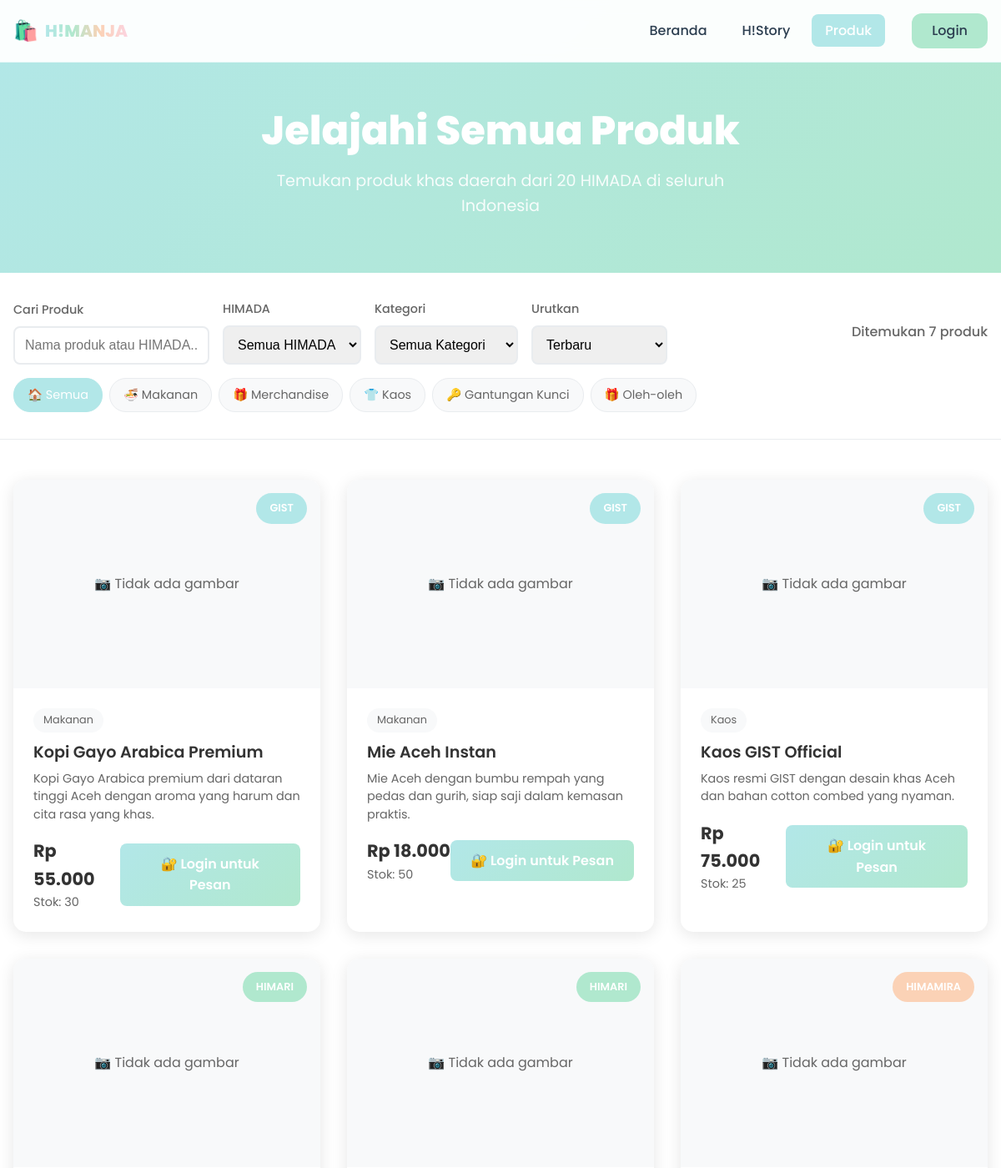
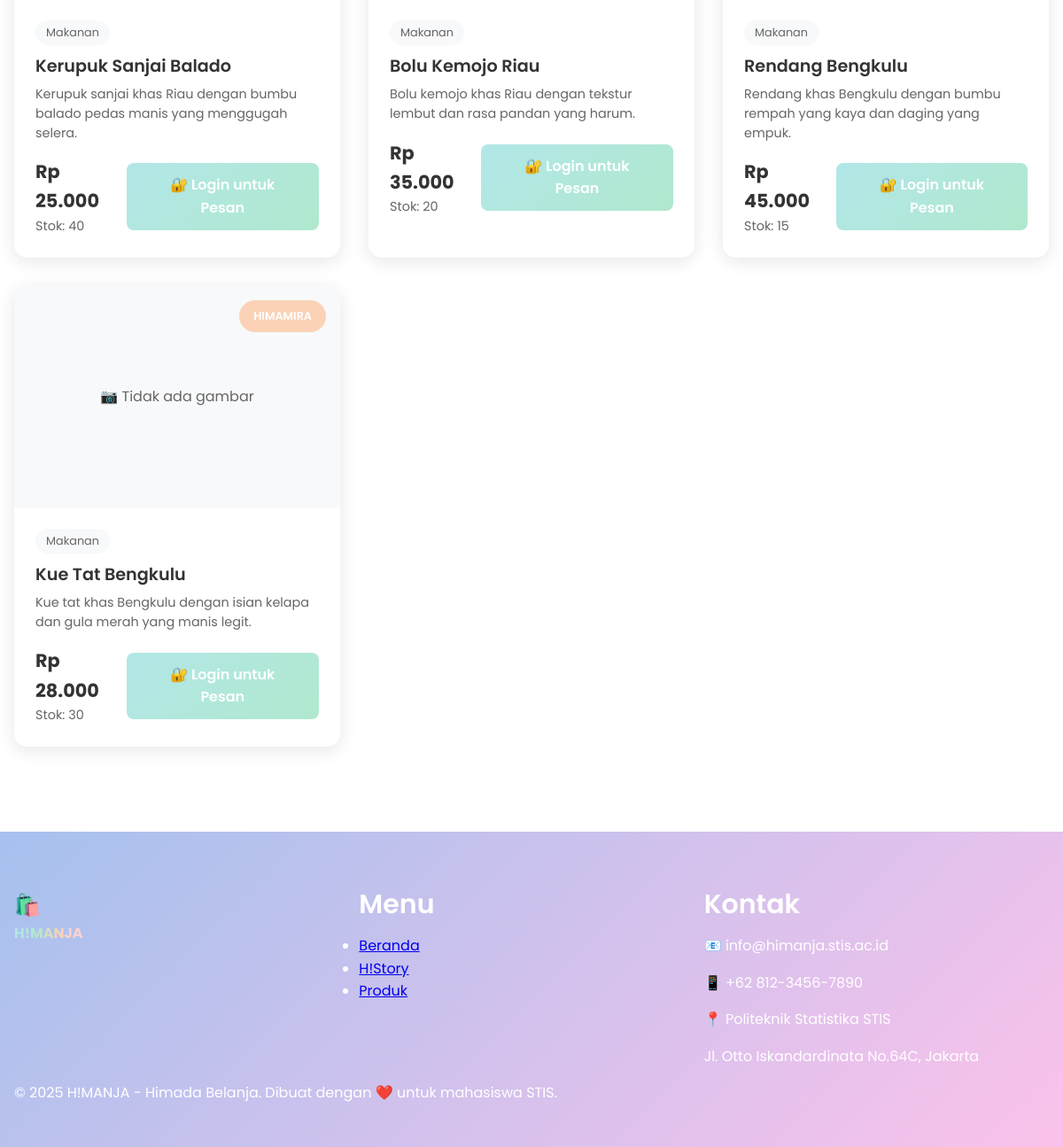
/products.php, run on the app's committed database (2 pictures, top to bottom).
### tables this page shows
CREATE TABLE products (
    id INT AUTO_INCREMENT PRIMARY KEY,
    himada_id INT NOT NULL,
    nama_produk VARCHAR(100) NOT NULL,
    kategori ENUM('makanan', 'merchandise', 'kaos', 'gantungan_kunci', 'oleh_oleh') NOT NULL,
    deskripsi TEXT NOT NULL,
    harga DECIMAL(12, 2) NOT NULL,
    stok INT DEFAULT 0,
    stok_minimum INT DEFAULT 5,
    gambar_url VARCHAR(255),
    is_available BOOLEAN DEFAULT TRUE,
    created_by INT NOT NULL,
    created_at TIMESTAMP DEFAULT CURRENT_TIMESTAMP,
    updated_at TIMESTAMP DEFAULT CURRENT_TIMESTAMP ON UPDATE CURRENT_TIMESTAMP,
    
    FOREIGN KEY (himada_id) REFERENCES himada(id) ON DELETE CASCADE,
    FOREIGN KEY (created_by) REFERENCES users(id) ON DELETE CASCADE,
    INDEX idx_products_himada (himada_id),
    INDEX idx_products_available (is_available),
    INDEX idx_products_kategori (kategori)
);

CREATE TABLE himada (
    id INT AUTO_INCREMENT PRIMARY KEY,
    nama VARCHAR(50) NOT NULL,
    nama_lengkap VARCHAR(200) NOT NULL,
    daerah_asal VARCHAR(100) NOT NULL,
    warna_tema VARCHAR(7) NOT NULL DEFAULT '#b2e7e8',
    deskripsi TEXT,
    koordinat_lat DECIMAL(10, 8),
    koordinat_lng DECIMAL(11, 8),
    logo_url VARCHAR(255),
    contact_email VARCHAR(100),
    contact_phone VARCHAR(20),
    is_active BOOLEAN DEFAULT TRUE,
    created_at TIMESTAMP DEFAULT CURRENT_TIMESTAMP,
    updated_at TIMESTAMP DEFAULT CURRENT_TIMESTAMP ON UPDATE CURRENT_TIMESTAMP
);

### config/database.php (called while the page is built, shortened)
<?php
function isLoggedIn() {
    return isset($_SESSION['user_id']) && !empty($_SESSION['user_id']);
}
function formatCurrency($amount) {
    return 'Rp ' . number_format($amount, 0, ',', '.');
}
?>

### products.php (the view, shortened to what this page needs)
<?php
require_once 'config/database.php';
$database = new Database();
$db = $database->getConnection();
$is_logged_in = isLoggedIn();
$himada_filter = isset($_GET['himada']) ? (int)$_GET['himada'] : null;
$category_filter = isset($_GET['category']) ? sanitizeInput($_GET['category']) : '';
$search = isset($_GET['search']) ? sanitizeInput($_GET['search']) : '';
$sort = isset($_GET['sort']) ? sanitizeInput($_GET['sort']) : 'newest';
$query = "SELECT p.*, h.nama as himada_nama, h.warna_tema, h.daerah_asal
          FROM products p
          JOIN himada h ON p.himada_id = h.id
          WHERE p.is_available = 1";
switch ($sort) {
    default:
        $query .= " ORDER BY p.created_at DESC";
}
$stmt = $db->prepare($query);
$stmt->execute();
$products = $stmt->fetchAll(PDO::FETCH_ASSOC);
$selected_himada = null;
?>
<!DOCTYPE html>
<html lang="id">
<head>
    <link rel="stylesheet" href="assets/css/style.css">
    <link rel="stylesheet" href="assets/css/animations.css">
</head>
<body>
    <header class="header">
        <nav class="navbar">
            <div class="nav-container">
                <div class="nav-logo">
                    <div class="logo-icon">🛍️</div>
                    <span class="logo-text">H!MANJA</span>
                </div>
                <div class="nav-right">
                    <ul class="nav-menu">
                        <li><a href="index.php" class="nav-link">Beranda</a></li>
                        <li><a href="history.php" class="nav-link">H!Story</a></li>
                        <li><a href="products.php" class="nav-link active">Produk</a></li>
                    </ul>
                <div class="nav-auth">
                    <?php if ($is_logged_in): ?>
                        <span class="welcome-text">Halo, <?php echo htmlspecialchars($_SESSION['full_name']); ?>!</span>
                        <a href="logout.php" class="btn-logout">Logout</a>
                    <?php else: ?>
                        <a href="login.php" class="btn-login">Login</a>
                    <?php endif; ?>
                </div>
            </div>
        </nav>
    </header>
    <section class="products-hero">
        <div class="container">
            <?php if ($selected_himada): ?>
                <h1>Produk <?php echo htmlspecialchars($selected_himada['nama']); ?></h1>
                <p><?php echo htmlspecialchars($selected_himada['nama_lengkap']); ?> - <?php echo htmlspecialchars($selected_himada['daerah_asal']); ?></p>
                <div class="himada-info">
                    <p><?php echo htmlspecialchars($selected_himada['deskripsi']); ?></p>
                </div>
            <?php else: ?>
                <h1>Jelajahi Semua Produk</h1>
                <p>Temukan produk khas daerah dari 20 HIMADA di seluruh Indonesia</p>
            <?php endif; ?>
        </div>
    </section>
    <section class="filters-section">
        <div class="container">
            <div class="filters-container">
                <div class="filters-left">
                    <div class="filter-group">
                        <label>Cari Produk</label>
                        <input type="text" class="filter-input" id="searchInput" placeholder="Nama produk atau HIMADA..." value="<?php echo htmlspecialchars($search); ?>">
                    </div>
                    <div class="filter-group">
                        <label>HIMADA</label>
                        <select class="filter-input" id="himadaFilter">
                            <option value="">Semua HIMADA</option>
                        </select>
                    </div>
                    <div class="filter-group">
                        <label>Kategori</label>
                        <select class="filter-input" id="categoryFilter">
                            <option value="">Semua Kategori</option>
                        </select>
                    </div>
                    <div class="filter-group">
                        <label>Urutkan</label>
                        <select class="filter-input" id="sortFilter">
                            <option value="newest" <?php echo $sort === 'newest' ? 'selected' : ''; ?>>Terbaru</option>
                        </select>
                    </div>
                </div>
                <div class="products-count">
                    Ditemukan <?php echo count($products); ?> produk
                </div>
            </div>
            <div class="quick-filters">
                <a href="products.php" class="quick-filter <?php echo !$himada_filter && !$category_filter ? 'active' : ''; ?>">
                    🏠 Semua
                </a>
                <a href="products.php?category=makanan" class="quick-filter <?php echo $category_filter === 'makanan' ? 'active' : ''; ?>">
                    🍜 Makanan
                </a>
                <a href="products.php?category=merchandise" class="quick-filter <?php echo $category_filter === 'merchandise' ? 'active' : ''; ?>">
                    🎁 Merchandise
                </a>
                <a href="products.php?category=kaos" class="quick-filter <?php echo $category_filter === 'kaos' ? 'active' : ''; ?>">
                    👕 Kaos
                </a>
                <a href="products.php?category=gantungan_kunci" class="quick-filter <?php echo $category_filter === 'gantungan_kunci' ? 'active' : ''; ?>">
                    🔑 Gantungan Kunci
                </a>
                <a href="products.php?category=oleh_oleh" class="quick-filter <?php echo $category_filter === 'oleh_oleh' ? 'active' : ''; ?>">
                    🎁 Oleh-oleh
                </a>
            </div>
        </div>
    </section>
    <section class="products-section">
        <div class="container">
            <?php if (empty($products)): ?>
                <div class="empty-state">
                    <div class="empty-icon">🔍</div>
                    <h3 class="empty-title">Produk Tidak Ditemukan</h3>
                    <p class="empty-description">
                        <?php if ($search): ?>
                            Tidak ada produk yang cocok dengan pencarian "<?php echo htmlspecialchars($search); ?>"
                        <?php elseif ($selected_himada): ?>
                            HIMADA <?php echo htmlspecialchars($selected_himada['nama']); ?> belum memiliki produk
                        <?php else: ?>
                            Belum ada produk yang tersedia saat ini
                        <?php endif; ?>
                    </p>
                    <a href="products.php" class="btn-primary">Lihat Semua Produk</a>
                </div>
            <?php else: ?>
                <div class="products-grid">
                    <?php foreach ($products as $product): ?>
                        <div class="product-card">
                            <div class="product-image">
                                <?php if (!empty($product['gambar_url'])): ?>
                                    <<img src="<?php echo htmlspecialchars(ltrim(preg_replace('/^\.\.\//', '', $product['gambar_url']), '/')); ?>"
                                        alt="<?php echo htmlspecialchars($product['nama_produk']); ?>"
                                        onerror="this.style.display='none'; this.nextElementSibling.style.display='flex';">
                                    <div style="display: none; align-items: center; justify-content: center; height: 100%; background: #f8f9fa; color: #666;">
                                        📷 Gambar tidak tersedia
                                    </div>
                                <?php else: ?>
                                    <div style="display: flex; align-items: center; justify-content: center; height: 100%; background: #f8f9fa; color: #666;">
                                        📷 Tidak ada gambar
                                    </div>
                                <?php endif; ?>
                                <div class="product-badge" style="background: <?php echo $product['warna_tema']; ?>">
                                    <?php echo htmlspecialchars($product['himada_nama']); ?>
                                </div>
                            </div>
                            <div class="product-content">
                                <span class="product-category"><?php echo ucfirst($product['kategori']); ?></span>
                                <h3 class="product-name"><?php echo htmlspecialchars($product['nama_produk']); ?></h3>
                                <p class="product-description"><?php echo htmlspecialchars($product['deskripsi']); ?></p>
                                <div class="product-footer">
                                    <div>
                                        <div class="product-price"><?php echo formatCurrency($product['harga']); ?></div>
                                        <div class="product-stock">Stok: <?php echo $product['stok']; ?></div>
                                    </div>
                                    <?php if ($is_logged_in): ?>
                                        <?php if ($product['stok'] > 0): ?>
                                            <button class="btn-order" onclick="orderProduct(<?php echo $product['id']; ?>)">
                                                🛒 Pesan
                                            </button>
                                        <?php else: ?>
                                            <button class="btn-order" disabled>
                                                Stok Habis
                                            </button>
                                        <?php endif; ?>
                                    <?php else: ?>
                                        <a href="login.php" class="btn-order">
                                            🔐 Login untuk Pesan
                                        </a>
                                    <?php endif; ?>
                                </div>
                            </div>
                        </div>
                    <?php endforeach; ?>
                </div>
            <?php endif; ?>
        </div>
    </section>
    <footer class="footer">
        <div class="container">
            <div class="footer-content">
                <div class="footer-section">
                    <div class="footer-logo">
                        <div class="logo-icon">🛍️</div>
                        <span class="logo-text"><strong>H!MANJA</strong></span>
                    </div>
                </div>
                <div class="footer-section">
                    <h3 class="footer-title">Menu</h3>
                    <ul class="footer-links">
                        <li><a href="index.php">Beranda</a></li>
                        <li><a href="history.php">H!Story</a></li>
                        <li><a href="#products">Produk</a></li>
                    </ul>
                </div>
                <div class="footer-section">
                    <h3 class="footer-title">Kontak</h3>
                    <div class="footer-contact">
                        <p>📧 info@himanja.stis.ac.id</p>
                        <p>📱 +62 812-3456-7890</p>
                        <p>📍 Politeknik Statistika STIS</p>
                        <p>Jl. Otto Iskandardinata No.64C, Jakarta</p>
                    </div>
                </div>
            </div>
            <div class="footer-bottom">
                <p>&copy; 2025 H!MANJA - Himada Belanja. Dibuat dengan ❤️ untuk mahasiswa STIS.</p>
            </div>
        </div>
    </footer>
</body>
</html>

### assets/css/animations.css (style rules this page uses)
.animate-slide-up { animation: slideInUp 0.6s ease-out; }

### products.php (style rules this page uses)
.products-hero { background: var(--gradient-primary); padding: 8rem 0 4rem; text-align: center; color: white; }
.products-hero h1 { font-size: 3rem; font-weight: 800; margin-bottom: 1rem; }
.products-hero p { font-size: 1.2rem; opacity: 0.9; max-width: 600px; margin: 0 auto; }
.filters-section { background: white; padding: 2rem 0; border-bottom: 1px solid #e9ecef; position: sticky; top: 80px; z-index: 100; }
.filters-container { display: flex; justify-content: space-between; align-items: center; flex-wrap: wrap; gap: 1rem; }
.filters-left { display: flex; gap: 1rem; flex-wrap: wrap; align-items: center; }
.filter-group { display: flex; flex-direction: column; gap: 0.5rem; }
.filter-group label { font-size: 0.9rem; font-weight: 500; color: #666; }
.filter-input { padding: 0.75rem; border: 2px solid #e9ecef; border-radius: 8px; font-size: 1rem; transition: border-color 0.3s ease; }
.products-count { color: #666; font-weight: 500; }
.products-grid { display: grid; grid-template-columns: repeat(auto-fill, minmax(300px, 1fr)); gap: 2rem; padding: 3rem 0; }
.product-card { background: white; border-radius: 15px; overflow: hidden; box-shadow: 0 4px 20px rgba(0,0,0,0.1); transition: all 0.3s ease; position: relative; }
.product-image { position: relative; height: 250px; overflow: hidden; }
.product-badge { position: absolute; top: 1rem; right: 1rem; padding: 0.5rem 1rem; border-radius: 20px; font-size: 0.8rem; font-weight: 600; color: white; backdrop-filter: blur(10px); }
.product-content { padding: 1.5rem; }
.product-category { display: inline-block; padding: 0.25rem 0.75rem; background: #f8f9fa; border-radius: 15px; font-size: 0.8rem; color: #666; margin-bottom: 0.75rem; text-transform: capitalize; }
.product-name { font-size: 1.2rem; font-weight: 600; margin-bottom: 0.5rem; color: #333; line-height: 1.3; }
.product-description { color: #666; font-size: 0.9rem; line-height: 1.5; margin-bottom: 1rem; display: -webkit-box; -webkit-line-clamp: 3; -webkit-box-orient: vertical; overflow: hidden; }
.product-footer { display: flex; justify-content: space-between; align-items: center; margin-top: 1rem; }
.product-price { font-size: 1.3rem; font-weight: 700; color: #333; }
.product-stock { font-size: 0.9rem; color: #666; }
.btn-order { background: var(--gradient-primary); color: white; padding: 0.75rem 1.5rem; border: none; border-radius: 8px; font-weight: 600; text-decoration: none; transition: all 0.3s ease; display: inline-block; text-align: center; }
.quick-filters { display: flex; gap: 0.5rem; flex-wrap: wrap; margin-top: 1rem; }
.quick-filter { padding: 0.5rem 1rem; background: #f8f9fa; border: 1px solid #e9ecef; border-radius: 20px; text-decoration: none; color: #666; font-size: 0.9rem; transition: all 0.3s ease; }
.quick-filter:hover, .quick-filter.active { background: var(--soft-blue); color: white; border-color: var(--soft-blue); }

### data on the page
products: shows "📷 Tidak ada gambar", himada.nama "GIST", kategori "Makanan", nama_produk "Kopi Gayo Arabica Premium", deskripsi "Kopi Gayo Arabica premium dari dataran tinggi Aceh dengan aroma yang harum dan cita rasa yang khas.", harga "Rp 55.000", stok "30"
products: shows "📷 Tidak ada gambar", himada.nama "GIST", kategori "Makanan", nama_produk "Mie Aceh Instan", deskripsi "Mie Aceh dengan bumbu rempah yang pedas dan gurih, siap saji dalam kemasan praktis.", harga "Rp 18.000", stok "50"
products: shows "📷 Tidak ada gambar", himada.nama "GIST", kategori "Kaos", nama_produk "Kaos GIST Official", deskripsi "Kaos resmi GIST dengan desain khas Aceh dan bahan cotton combed yang nyaman.", harga "Rp 75.000", stok "25"
products: shows "📷 Tidak ada gambar", himada.nama "HIMARI", kategori "Makanan", nama_produk "Kerupuk Sanjai Balado", deskripsi "Kerupuk sanjai khas Riau dengan bumbu balado pedas manis yang menggugah selera.", harga "Rp 25.000", stok "40"
products: shows "📷 Tidak ada gambar", himada.nama "HIMARI", kategori "Makanan", nama_produk "Bolu Kemojo Riau", deskripsi "Bolu kemojo khas Riau dengan tekstur lembut dan rasa pandan yang harum.", harga "Rp 35.000", stok "20"
products: shows "📷 Tidak ada gambar", himada.nama "HIMAMIRA", kategori "Makanan", nama_produk "Rendang Bengkulu", deskripsi "Rendang khas Bengkulu dengan bumbu rempah yang kaya dan daging yang empuk.", harga "Rp 45.000", stok "15"
products: shows "📷 Tidak ada gambar", himada.nama "HIMAMIRA", kategori "Makanan", nama_produk "Kue Tat Bengkulu", deskripsi "Kue tat khas Bengkulu dengan isian kelapa dan gula merah yang manis legit.", harga "Rp 28.000", stok "30"

### other printed values
count($products) "7"
